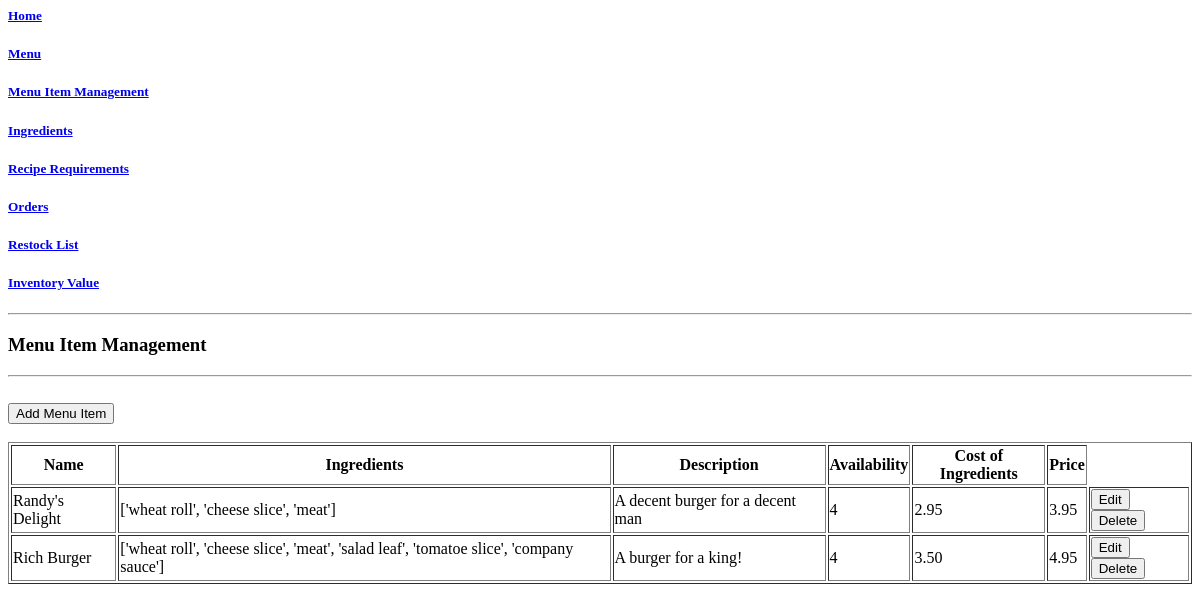
Before: /menu_items_management/list with the older database file.
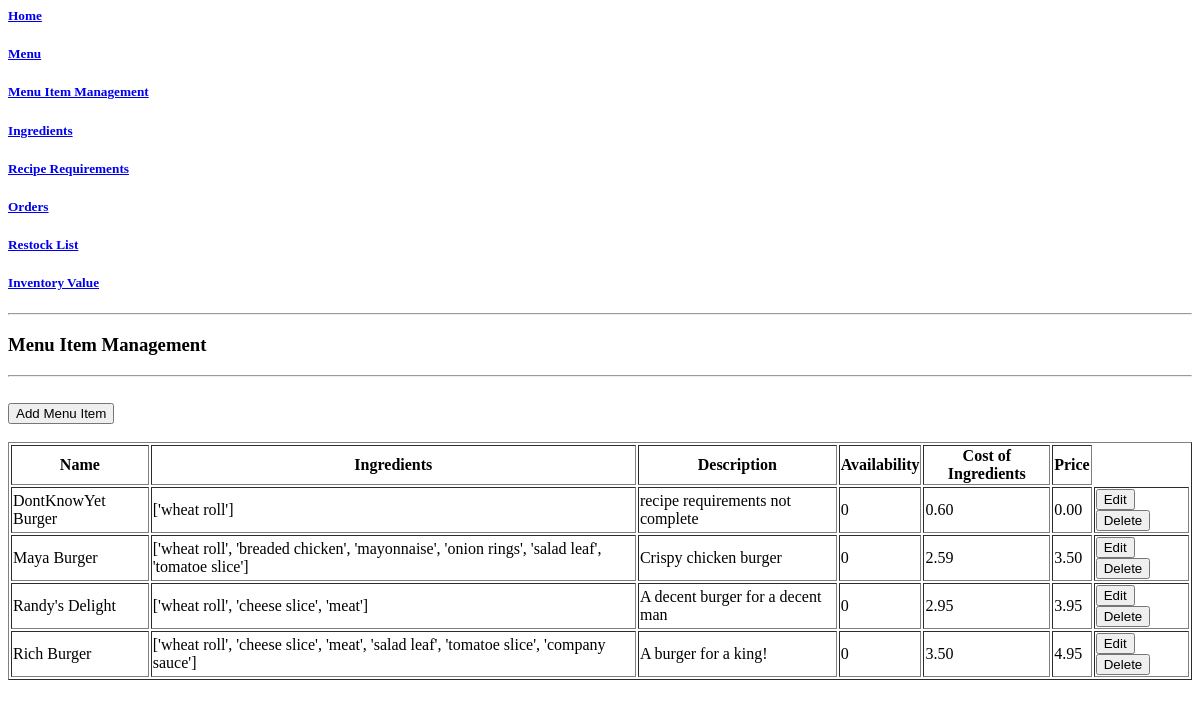
After: the same page with the newer database file.
### crispy_crab/models.py (models this page shows, shortened)
class MenuItems(models.Model):
    item_name = models.CharField(max_length=30, unique=True)
    item_description = models.CharField(max_length=150, default="recipe requirements not complete")
    item_price = models.DecimalField(max_digits=5, decimal_places=2, default=0)
    class Meta:
        ordering = ['item_name']
    def ingredient_cost(self):
        requirements = self.reciperequirements_set.all()
        price = 0
        for i in requirements:
            price += i.calc_price()
        return round(price, 2)
    def ingredients(self):
        return [i.ingredient.ing_name for i in self.reciperequirements_set.all()]
    def availability(self):
        enough_for = []
        for i in self.reciperequirements_set.all():
            enough_for.append(i.ingredient.ing_quantity/i.quantity)
        if len(enough_for) >= 1:
            return int(min(enough_for))
        else:
            return 0

class RecipeRequirements(models.Model):
    menu_item = models.ForeignKey(MenuItems, on_delete=models.CASCADE)
    ingredient = models.ForeignKey(Ingredients, on_delete=models.CASCADE)
    quantity = models.IntegerField(default=1)
    class Meta:
        ordering = ['menu_item']
    def calc_price(self):
        ppu = self.ingredient.price_per_unit()
        return ppu * self.quantity

class Ingredients(models.Model):
    PIECE = "PC"
    GRAM = "GR"
    MILLILITRE = "ML"
    INGREDIENT_UNIT_CHOICES = [
        (PIECE, "pcs."),
        (GRAM, "gr."),
        (MILLILITRE, "ml")
    ]
    ing_name = models.CharField(max_length=25, unique=True)
    ing_quantity = models.IntegerField(default=0)
    multi_pack_quantity = models.IntegerField(default=1)
    unit = models.CharField(max_length=2, choices=INGREDIENT_UNIT_CHOICES, default=PIECE)
    multi_pack_price = models.DecimalField(max_digits=8, decimal_places=2)
    minimal_quantity = models.IntegerField(default=0)
    class Meta:
        ordering = ['ing_name']
    def price_per_unit(self):
        price = getattr(self, "multi_pack_price")
        quantity = getattr(self, "multi_pack_quantity")
        ppu = round(price/quantity, 3)
        return ppu

### crispy_crab/views.py (the view)
# urls.py: path('menu_items_management/list', views.MenuItemsManagementList.as_view(), name='menuitemsmanagementlist'),
class MenuItemsManagementList(ListView):
    model = MenuItems
    template_name = "crispy_crab/menu_items_management_list.html"

### crispy_crab/templates/crispy_crab/menu_items_management_list.html
{% extends "crispy_crab/base.html" %}
{% block content %}
<hr>
<h3>Menu Item Management</h3>
<hr>
<br>
<a href="{% url 'menuitemsmanagementcreate'%}"><button class="btn">Add Menu Item</button></a>
<br>
<br>
<table border = 1 id="menu_items_table">
  <tr>
    <th>Name</th>
    <th>Ingredients</th>
    <th>Description</th>
    <th>Availability</th>
    <th>Cost of Ingredients</th>
    <th>Price</th>
  </tr>
{% for menu_item in menuitems_list %}
<tr>
  <td>{{ menu_item.item_name }} </td>
  <td>{{ menu_item.ingredients }} </td>
  <td>{{ menu_item.item_description }} </td>
  <td>{{ menu_item.availability }} </td>
  <td>{{ menu_item.ingredient_cost }} </td>
  <td>{{ menu_item.item_price }} </td>
  <td>
    <a href="{% url 'menuitemsmanagementupdate' menu_item.id %}"><button>Edit</button></a>
    <a href="{% url 'menuitemsmanagementdelete' menu_item.id %}"><button>Delete</button></a>
  </td>
</tr>
{% endfor %}
</table>
{% endblock %}

Changed rows visible on the page:
added MenuItems: item_name "DontKnowYet Burger", ingredients "['wheat roll']", item_description "recipe requirements not complete", availability "0", ingredient_cost "0.60", item_price "0.00"
added MenuItems: item_name "Maya Burger", ingredients "['wheat roll', 'breaded chicken', 'mayonnaise', 'onion rings', 'salad leaf', 'tomatoe slice']", item_description "Crispy chicken burger", availability "0", ingredient_cost "2.59", item_price "3.50"
changed through a linked row, MenuItems "Randy's Delight": availability "4" → "0"
changed through a linked row, MenuItems "Rich Burger": availability "4" → "0"
